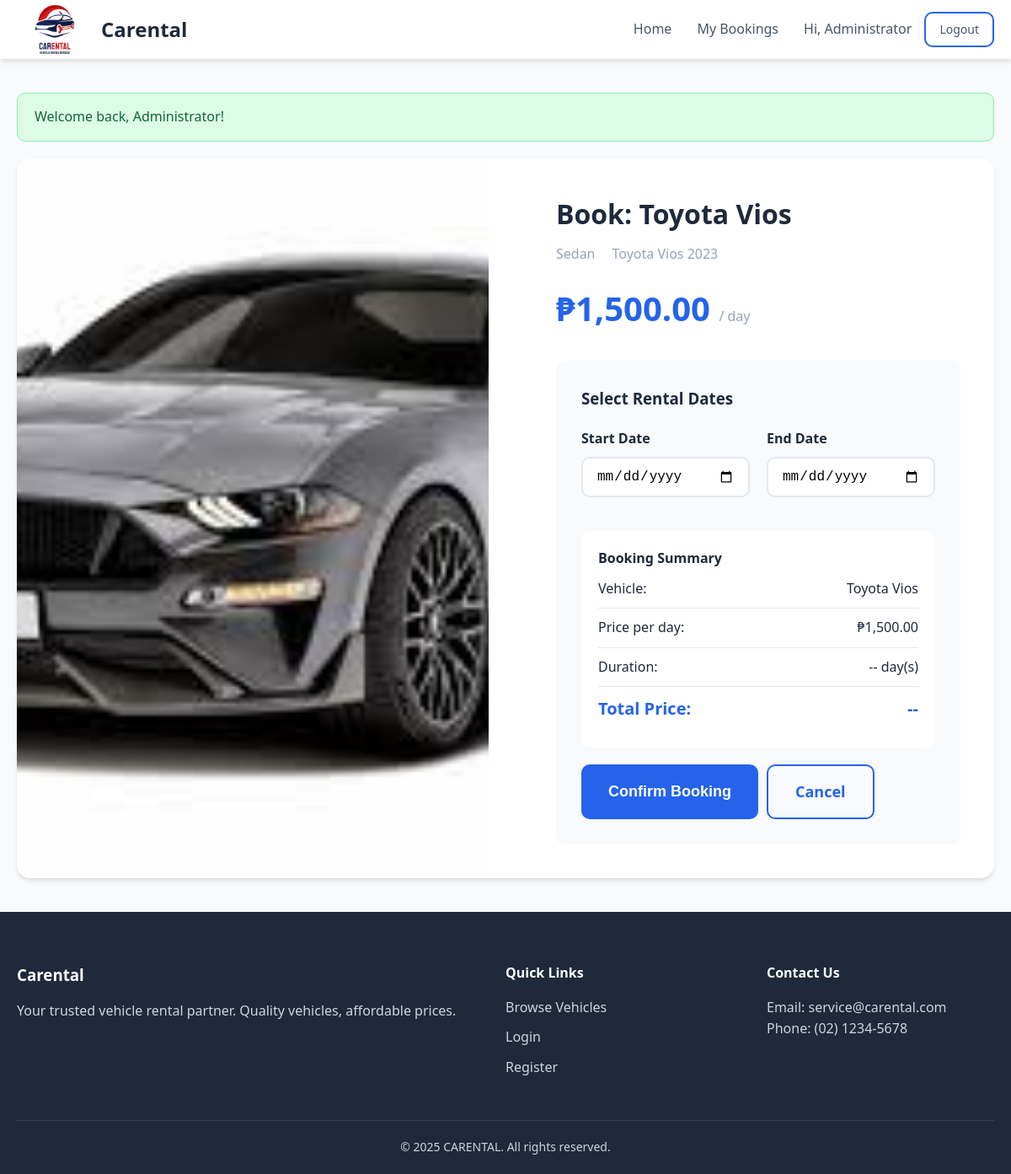
Screenshot of /booking.php?vehicle_id=1 (signed in) with the database file from the repository.
### tables this page shows
CREATE TABLE vehicles (
    id INT PRIMARY KEY AUTO_INCREMENT,
    name VARCHAR(100) NOT NULL,
    type VARCHAR(50) NOT NULL,
    brand VARCHAR(50) NOT NULL,
    model VARCHAR(50) NOT NULL,
    price_per_day DECIMAL(10,2) NOT NULL,
    image VARCHAR(255),
    description TEXT,
    status ENUM('available', 'rented', 'maintenance') DEFAULT 'available',
    created_at TIMESTAMP DEFAULT CURRENT_TIMESTAMP
);

### booking.php (the view, shortened to what this page needs)
<?php
require_once __DIR__ . '/config/database.php';
require_once __DIR__ . '/includes/functions.php';
$vehicleId = (int)($_GET['vehicle_id'] ?? 0);
$stmt = $pdo->prepare("SELECT * FROM vehicles WHERE id = ? AND status = 'available'");
$stmt->execute([$vehicleId]);
$vehicle = $stmt->fetch();
require_once __DIR__ . '/includes/header.php';
?>
<div class="vehicle-detail">
    <img src="/Rental/<?= e($vehicle['image']) ?>" alt="<?= e($vehicle['name']) ?>" class="vehicle-detail-img">
    <div class="vehicle-detail-content">
        <h1>Book: <?= e($vehicle['name']) ?></h1>
        <div class="vehicle-detail-meta">
            <span><?= e($vehicle['type']) ?></span>
            <span><?= e($vehicle['brand']) ?> <?= e($vehicle['model']) ?></span>
        </div>
        <div class="vehicle-detail-price">
            <?= formatPrice($vehicle['price_per_day']) ?>
            <span>/ day</span>
        </div>
        <form method="POST" class="booking-form">
            <h3>Select Rental Dates</h3>
            <div class="date-inputs">
                <div class="form-group">
                    <label class="form-label" for="start_date">Start Date</label>
                    <input type="date" id="start_date" name="start_date" class="form-control"
                           required value="<?= e($_POST['start_date'] ?? '') ?>">
                </div>
                <div class="form-group">
                    <label class="form-label" for="end_date">End Date</label>
                    <input type="date" id="end_date" name="end_date" class="form-control"
                           required value="<?= e($_POST['end_date'] ?? '') ?>">
                </div>
            </div>
            <div class="booking-summary">
                <h4>Booking Summary</h4>
                <div class="booking-summary-row">
                    <span>Vehicle:</span>
                    <span><?= e($vehicle['name']) ?></span>
                </div>
                <div class="booking-summary-row">
                    <span>Price per day:</span>
                    <span><?= formatPrice($vehicle['price_per_day']) ?></span>
                </div>
                <div class="booking-summary-row">
                    <span>Duration:</span>
                    <span id="total_days">-- day(s)</span>
                </div>
                <div class="booking-summary-row">
                    <span>Total Price:</span>
                    <span id="total_price">--</span>
                </div>
            </div>
            <div class="mt-2 d-flex gap-1">
                <button type="submit" class="btn btn-primary btn-lg">Confirm Booking</button>
                <a href="/Rental/vehicle.php?id=<?= $vehicle['id'] ?>" class="btn btn-outline btn-lg">Cancel</a>
            </div>
        </form>
    </div>
</div>
<?php require_once __DIR__ . '/includes/footer.php'; ?>

### assets/css/style.css (style rules this page uses)
:root { --primary: #2563eb; --primary-dark: #1d4ed8; --primary-light: #3b82f6; --secondary: #64748b; --success: #22c55e; --warning: #f59e0b; --danger: #ef4444; --info: #06b6d4; --bg-primary: #ffffff; --bg-secondary: #f8fafc; --bg-tertiary: #f1f5f9; --text-primary: #1e293b; --text-secondary: #475569; --text-muted: #94a3b8; --border-color: #e2e8f0; --shadow-sm: 0 1px 2px rgba(0, 0, 0, 0.05); --shadow: 0 4px 6px -1px rgba(0, 0, 0, 0.1), 0 2px 4px -1px rgba(0, 0, 0, 0.06); --shadow-lg: 0 10px 15px -3px rgba(0, 0, 0, 0.1), 0 4px 6px -2px rgba(0, 0, 0, 0.05); --radius-sm: 6px; --radius: 10px; --radius-lg: 16px; --transition: all 0.2s ease; }
*, *::before, *::after { box-sizing: border-box; margin: 0; padding: 0; }
html { scroll-behavior: smooth; }
body { font-family: 'Segoe UI', system-ui, -apple-system, sans-serif; font-size: 16px; line-height: 1.6; color: var(--text-primary); background: var(--bg-secondary); min-height: 100vh; display: flex; flex-direction: column; }
a { color: var(--primary); text-decoration: none; transition: var(--transition); }
img { max-width: 100%; height: auto; display: block; }
.btn { display: inline-flex; align-items: center; justify-content: center; gap: 8px; padding: 12px 24px; font-size: 1rem; font-weight: 600; border: none; border-radius: var(--radius); cursor: pointer; transition: var(--transition); text-decoration: none; }
.btn-primary { background: var(--primary); color: white; }
.btn-outline { background: transparent; border: 2px solid var(--primary); color: var(--primary); }
.btn-lg { padding: 16px 32px; font-size: 1.125rem; }
.form-group { margin-bottom: 20px; }
.form-label { display: block; margin-bottom: 8px; font-weight: 600; color: var(--text-primary); }
.form-control { width: 100%; padding: 12px 16px; font-size: 1rem; border: 2px solid var(--border-color); border-radius: var(--radius); background: var(--bg-primary); transition: var(--transition); }
.form-control::placeholder { color: var(--text-muted); }
.vehicle-detail { display: grid; grid-template-columns: 1fr 1fr; gap: 40px; background: var(--bg-primary); border-radius: var(--radius-lg); box-shadow: var(--shadow); overflow: hidden; }
.vehicle-detail-img { width: 100%; height: 100%; min-height: 400px; object-fit: cover; }
.vehicle-detail-content { padding: 40px; }
.vehicle-detail-content h1 { font-size: 2rem; margin-bottom: 10px; }
.vehicle-detail-meta { display: flex; gap: 20px; margin-bottom: 20px; color: var(--text-muted); }
.vehicle-detail-price { font-size: 2.5rem; font-weight: 700; color: var(--primary); margin-bottom: 20px; }
.vehicle-detail-price span { font-size: 1rem; font-weight: 400; color: var(--text-muted); }
.booking-form { background: var(--bg-secondary); padding: 30px; border-radius: var(--radius); margin-top: 30px; }
.booking-form h3 { margin-bottom: 20px; }
.date-inputs { display: grid; grid-template-columns: 1fr 1fr; gap: 20px; }
.booking-summary { background: var(--bg-primary); padding: 20px; border-radius: var(--radius); margin-top: 20px; }
.booking-summary-row { display: flex; justify-content: space-between; padding: 10px 0; border-bottom: 1px solid var(--border-color); }
.booking-summary-row:last-child { border-bottom: none; font-weight: 700; font-size: 1.25rem; color: var(--primary); }
.mt-2 { margin-top: 20px; }
.d-flex { display: flex; }
.gap-1 { gap: 10px; }

### rows the page displays
vehicles: image (picture), name "Toyota Vios", type "Sedan", brand "Toyota", model "Vios 2023", price_per_day "₱1,500.00"

### other values shown
$_SESSION['user_name'] "Administrator"
$message "Welcome back, Administrator!"
